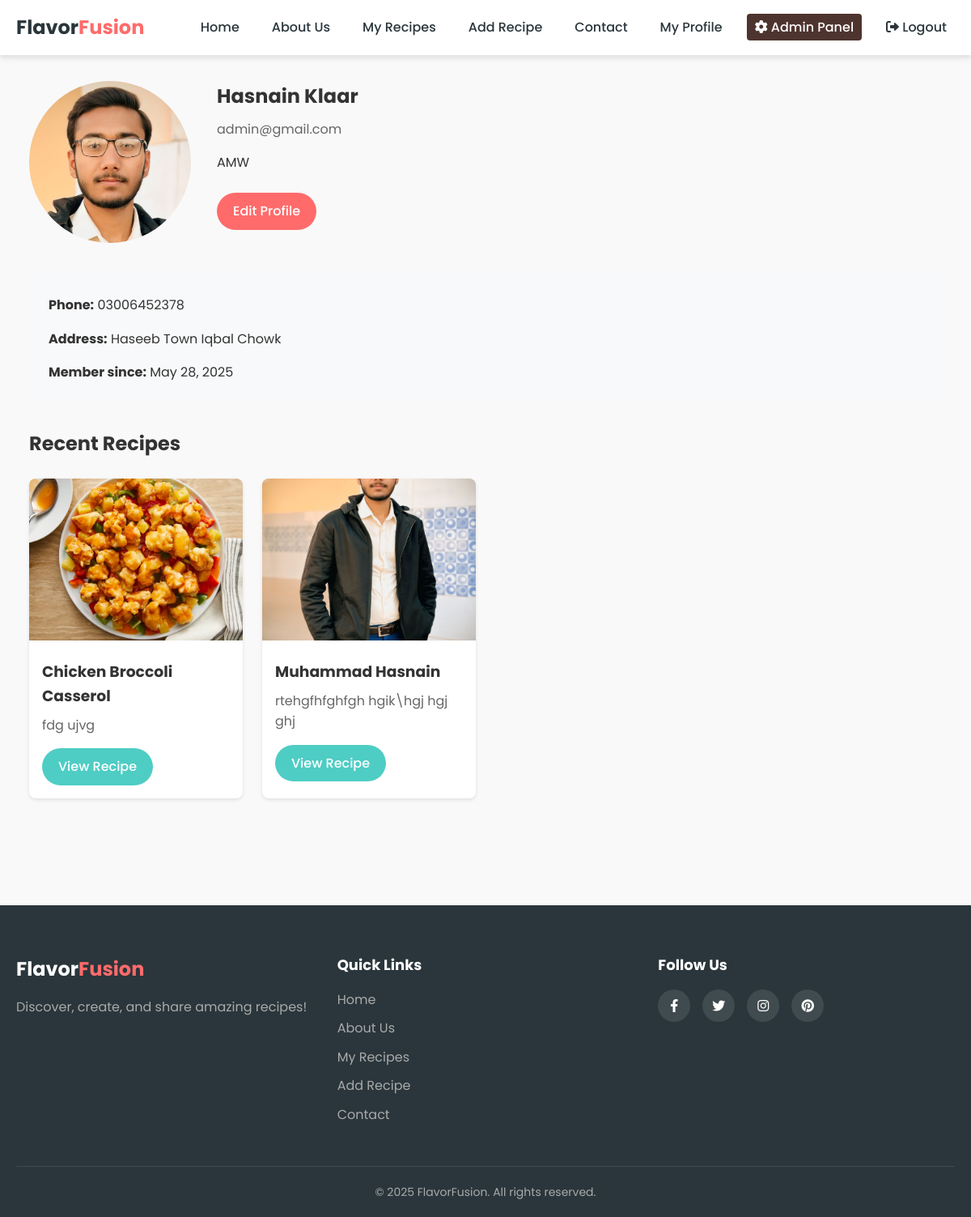
Screenshot of /profile/ (signed in) with the database file from the repository.
### recipes/models.py (models this page shows, shortened)
class User(AbstractUser):
    role = models.CharField(max_length=10, default='user')
    bio = models.TextField(max_length=500, blank=True)
    profile_picture = models.ImageField(upload_to='profile_pictures/', null=True, blank=True)
    phone_number = models.CharField(max_length=15, blank=True)
    address = models.TextField(max_length=200, blank=True)

class Recipe(models.Model):
    user = models.ForeignKey(User, on_delete=models.CASCADE)
    name = models.CharField(max_length=200)
    image = models.ImageField(upload_to='recipe_images/', null=True, blank=True)
    prep_time = models.CharField(max_length=50)
    description = models.TextField()
    instructions = models.TextField()
    created_at = models.DateTimeField(auto_now_add=True)

### recipes/views.py (the view)
# urls.py: path('profile/', views.profile_view, name='profile_view'),
@login_required
def profile_view(request, user_id=None):
    if user_id:
        if not request.user.is_staff and str(request.user.id) != str(user_id):
            messages.error(request, "You don't have permission to view this profile.")
            return redirect('profile_view')
        user = get_object_or_404(User, id=user_id)
    else:
        user = request.user
    recipes = Recipe.objects.filter(user=user).order_by('-created_at')[:5]
    return render(request, 'recipes/profile.html', {
        'profile_user': user,
        'recent_recipes': recipes
    })

### templates/recipes/profile.html (shortened to what this page needs)
{% extends 'base.html' %}
{% load static %}
{% block content %}
    <section class="profile-section">
        <div class="profile-container">
            <div class="profile-header">
                <div class="profile-image">
                    {% if profile_user.profile_picture %}
                        <img src="{{ profile_user.profile_picture.url }}"
                             alt="{{ profile_user.username }}'s profile picture"
                             width="200"
                             height="200">
                    {% else %}
                        <img src="{% static 'images/default-profile.png' %}"
                             alt="Default profile picture"
                             width="200"
                             height="200">
                    {% endif %}
                </div>
                <div class="profile-info">
                    <h1>{{ profile_user.get_full_name|default:profile_user.username }}</h1>
                    <p class="email">{{ profile_user.email }}</p>
                    {% if profile_user.bio %}<p class="bio">{{ profile_user.bio }}</p>{% endif %}
                    {% if request.user == profile_user or request.user.is_staff %}
                        <a href="{% url 'profile_edit' user_id=profile_user.id %}"
                           class="btn btn-primary">Edit Profile</a>
                    {% endif %}
                </div>
            </div>
            <div class="profile-details">
                {% if profile_user.phone_number %}
                    <div class="detail-item">
                        <strong>Phone:</strong> {{ profile_user.phone_number }}
                    </div>
                {% endif %}
                {% if profile_user.address %}
                    <div class="detail-item">
                        <strong>Address:</strong> {{ profile_user.address }}
                    </div>
                {% endif %}
                <div class="detail-item">
                    <strong>Member since:</strong> {{ profile_user.date_joined|date:"F j, Y" }}
                </div>
            </div>
            <div class="recent-recipes">
                <h2>Recent Recipes</h2>
                {% if recent_recipes %}
                    <div class="recipe-grid">
                        {% for recipe in recent_recipes %}
                            <div class="recipe-card">
                                {% if recipe.image %}
                                    <img src="{{ recipe.image.url }}"
                                         alt="{{ recipe.name }}"
                                         width="300"
                                         height="200">
                                {% endif %}
                                <div class="recipe-info">
                                    <h3>{{ recipe.name }}</h3>
                                    <p>{{ recipe.description|truncatewords:20 }}</p>
                                    <a href="{% url 'recipe_detail' pk=recipe.pk %}"
                                       class="btn btn-secondary">View Recipe</a>
                                </div>
                            </div>
                        {% endfor %}
                    </div>
                {% else %}
                    <p>No recipes yet.</p>
                {% endif %}
            </div>
        </div>
    </section>
{% endblock %}

### static/css/style.css (style rules this page uses)
:root { --primary-color: #ff6b6b; --secondary-color: #4ecdc4; --accent-color: #ffd166; --dark-color: #2a363b; --light-color: #f7fff7; --gray-color: #e6eaef; --text-color: #333; --shadow: 0 4px 6px rgba(0, 0, 0, 0.1); --transition: all 0.3s ease; }
* { margin: 0; padding: 0; box-sizing: border-box; }
body { font-family: "Poppins", sans-serif; line-height: 1.6; color: var(--text-color); background-color: #f9f9f9; }
a { text-decoration: none; color: var(--primary-color); transition: var(--transition); }
img { max-width: 100%; }
.btn { display: inline-block; padding: 10px 20px; border-radius: 30px; font-weight: 500; cursor: pointer; transition: var(--transition); border: none; text-align: center; }
.btn-primary { background-color: var(--primary-color); color: white; }
.btn-secondary { background-color: var(--secondary-color); color: white; }
.recipe-grid { display: grid; grid-template-columns: repeat(auto-fill, minmax(300px, 1fr)); gap: 30px; margin-bottom: 40px; }
.recipe-card { background-color: white; border-radius: 10px; overflow: hidden; box-shadow: var(--shadow); transition: var(--transition); }

### templates/recipes/profile.html (style rules this page uses)
.profile-section { padding: 2rem 0; }
.profile-container { max-width: 1200px; margin: 0 auto; padding: 0 1rem; }
.profile-header { display: flex; align-items: start; gap: 2rem; margin-bottom: 2rem; }
.profile-image img { width: 200px; height: 200px; border-radius: 50%; object-fit: cover; }
.profile-info { flex: 1; }
.profile-info h1 { margin: 0 0 0.5rem 0; color: #333; }
.profile-info .email { color: #666; margin-bottom: 1rem; }
.profile-info .bio { margin-bottom: 1.5rem; line-height: 1.6; }
.profile-details { background: #f8f9fa; padding: 1.5rem; border-radius: 8px; margin-bottom: 2rem; }
.detail-item { margin-bottom: 1rem; }
.detail-item:last-child { margin-bottom: 0; }
.recent-recipes { margin-top: 2rem; }
.recent-recipes h2 { margin-bottom: 1.5rem; }
.recipe-grid { display: grid; grid-template-columns: repeat(auto-fill, minmax(250px, 1fr)); gap: 1.5rem; }
.recipe-card { background: white; border-radius: 8px; overflow: hidden; box-shadow: 0 2px 4px rgba(0,0,0,0.1); }
.recipe-card img { width: 100%; height: 200px; object-fit: cover; }
.recipe-info { padding: 1rem; }
.recipe-info h3 { margin: 0 0 0.5rem 0; }
.recipe-info p { color: #666; margin-bottom: 1rem; }

### rows the page displays
User: profile_picture (picture), get_full_name "Hasnain Klaar", email "admin@gmail.com", bio "AMW", phone_number "03006452378", address "Haseeb Town Iqbal Chowk", date_joined "May 28, 2025"
Recipe: image (picture), name "Chicken Broccoli Casserol", description "fdg ujvg"
Recipe: image (picture), name "Muhammad Hasnain", description "rtehgfhfghfgh hgik\\hgj hgj ghj"
